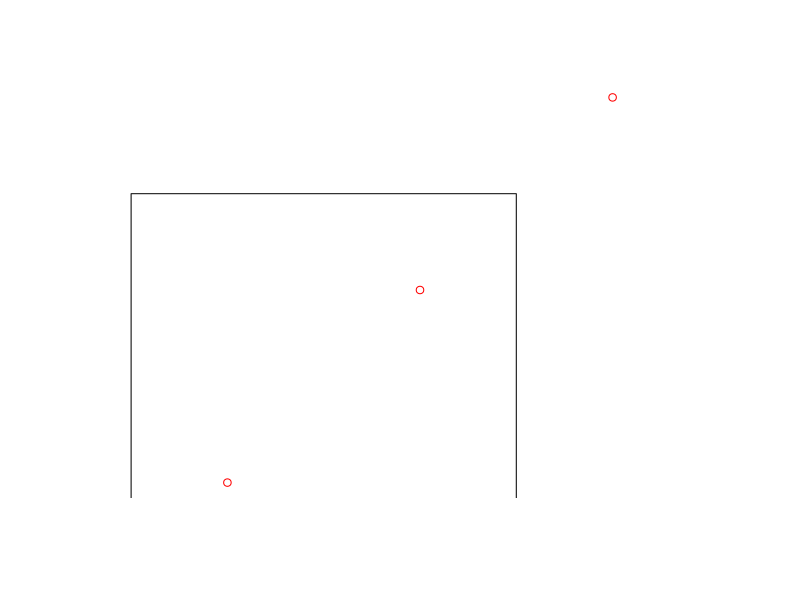

Write the R code that produced this figure.
## ---- chunk 1
library(sf)
help(st_within)

pts = st_sfc(st_point(c(.5,.5)), st_point(c(1.5, 1.5)), st_point(c(2.5, 2.5)))
pol = st_polygon(list(rbind(c(0,0), c(2,0), c(2,2), c(0,2), c(0,0))))
plot(pts, col="red") ## added inspecting example
plot(pol, add=TRUE) ## added inspecting example
(lst = st_intersects(pts, pol))
lst ## added inspecting example
(mat = st_intersects(pts, pol, sparse = FALSE))
mat ## added inspecting example
# which points fall inside a polygon?
apply(mat, 1, any)
lengths(lst) > 0
# which points fall inside the first polygon?
st_intersects(pol, pts)[[1]]
